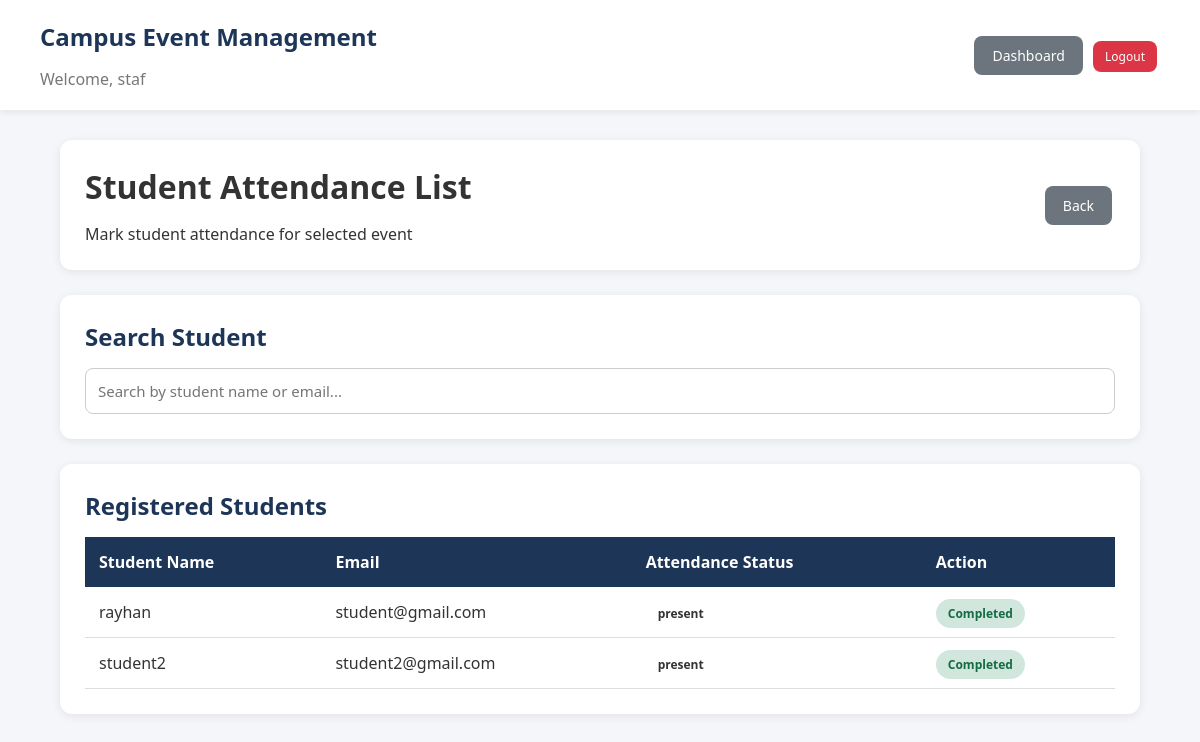
The app's page /index.php?page=staff&action=students&id=1 (signed in) with its own data.
### tables this page shows
CREATE TABLE `attendance` (
  `id` int(11) NOT NULL,
  `event_id` int(11) NOT NULL,
  `student_id` int(11) NOT NULL,
  `attendance_status` enum('present','absent') DEFAULT 'absent',
  `attendance_date` date DEFAULT NULL
);

CREATE TABLE `users` (
  `id` int(11) NOT NULL,
  `full_name` varchar(100) NOT NULL,
  `email` varchar(100) NOT NULL,
  `phone` varchar(30) DEFAULT NULL,
  `password_hash` varchar(255) NOT NULL,
  `role` enum('student','organizer','staff','admin') NOT NULL,
  `status` enum('active','inactive') DEFAULT 'active',
  `profile_image` varchar(255) DEFAULT NULL,
  `created_at` timestamp NOT NULL DEFAULT current_timestamp()
);

### models/attendance_model.php (called while the page is built, shortened)
<?php
function get_event_students(
$conn,
$event_id
)
{
$sql="
SELECT
attendance.id AS attendance_id,
users.id AS student_id,
users.full_name,
users.email,
attendance.attendance_status
FROM attendance
JOIN users
ON attendance.student_id=users.id
WHERE attendance.event_id=?
ORDER BY users.full_name ASC
";
$stmt=mysqli_prepare(
$conn,
$sql
);
mysqli_stmt_bind_param(
$stmt,
"i",
$event_id
);
mysqli_stmt_execute($stmt);
return mysqli_stmt_get_result($stmt);
}
?>

### config/functions.php (called while the page is built, shortened)
<?php
function e($data)
{
    return htmlspecialchars(
        $data ?? '',
        ENT_QUOTES,
        'UTF-8'
    );
}
?>

### views/staff/students.php (the view, shortened to what this page needs)
<?php
require_once "views/partials/header.php";
?>
<div class="dashboard">
<div class="topbar">
<div>
<h1>
Student Attendance List
</h1>
<p>
Mark student attendance for selected event
</p>
</div>
<a
href="index.php?page=staff&action=events"
class="btn-secondary">
Back
</a>
</div>
<div class="box">
<h2>
Search Student
</h2>
<input
type="text"
id="studentSearch"
placeholder="Search by student name or email..."
>
</div>
<div class="box">
<h2>
Registered Students
</h2>
<div class="table-container">
<table>
<thead>
<tr>
<th>
Student Name
</th>
<th>
Email
</th>
<th>
Attendance Status
</th>
<th>
Action
</th>
</tr>
</thead>
<tbody id="studentTable">
<?php while($student=mysqli_fetch_assoc($students)): ?>
<tr>
<td>
<?= e($student['full_name']); ?>
</td>
<td>
<?= e($student['email']); ?>
</td>
<td>
<span class="status
<?= strtolower(
str_replace(
' ',
'-',
$student['attendance_status']
)
); ?>">
<?= e($student['attendance_status']); ?>
</span>
</td>
<td>
<?php if($student['attendance_status']=="Not Attended"): ?>
<a
class="small-btn btn-success"
href="index.php?page=staff&action=mark_attended&id=<?= $student['attendance_id']; ?>">
Mark Attended
</a>
<?php else: ?>
<span class="status attended">
Completed
</span>
<?php endif; ?>
</td>
</tr>
<?php endwhile; ?>
</tbody>
</table>
</div>
</div>
</div>
<?php
require_once "views/partials/footer.php";
?>

### assets/css/style.css (style rules this page uses)
* { margin:0; padding:0; box-sizing:border-box; font-family: "Segoe UI", Arial, sans-serif; }
body { background:#f4f6f9; color:#333; }
a { text-decoration:none; color:inherit; }
h1,h2,h3 { margin-bottom:15px; }
.dashboard { width:90%; margin:30px auto; }
.topbar { background:white; padding:25px; border-radius:12px; display:flex; justify-content:space-between; align-items:center; margin-bottom:25px; box-shadow:0 2px 10px rgba(0,0,0,.08); }
.box { background:white; padding:25px; border-radius:12px; margin-bottom:25px; box-shadow:0 2px 10px rgba(0,0,0,.08); }
.table-container { overflow-x:auto; }
table { width:100%; border-collapse:collapse; }
table th { background:#1d3557; color:white; padding:14px; text-align:left; }
table td { padding:14px; border-bottom:1px solid #ddd; }
input, textarea, select { width:100%; padding:12px; border:1px solid #ccc; border-radius:8px; font-size:15px; }
.btn-primary, .btn-secondary, .btn-danger, .btn-success, .btn-warning { display:inline-block; padding:10px 18px; border-radius:8px; border:none; cursor:pointer; margin:3px; color:white; font-size:14px; }
.btn-secondary { background:#6c757d; }
.status { padding:6px 12px; border-radius:20px; font-size:12px; font-weight:bold; }
.approved, .paid, .attended, .confirmed { background:#d1e7dd; color:#146c43; }
.dashboard .box h2 { color:#1d3557; }

### records on screen
attendance: student.full_name "rayhan", student.email "student@gmail.com", attendance_status "present", shows "Completed"
attendance: student.full_name "student2", student.email "student2@gmail.com", attendance_status "present", shows "Completed"

### other values on screen
$_SESSION['user']['name'] "staf"
